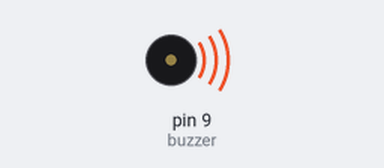
The sketch below on a simulated Arduino Uno, built with avr-gcc and run on an emulated ATmega328P. On the bench: buzzer (waves = sounding).

Above: at 0.5 s.
At 8.5 s:
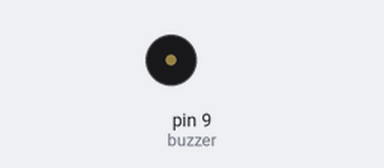
Timing chart, 0 to 13.0 s (numbered marks = the images above):
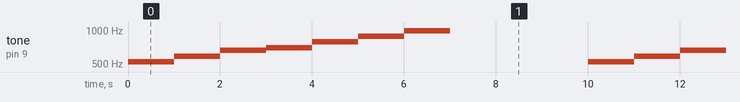

Measured:
- by itself, tone on pin 9 (buzzer): repeats every 10.0 s: 587 Hz 1.0 s, 659 Hz 1.0 s, 698 Hz 1.0 s, 784 Hz 1.0 s, 880 Hz 1.0 s, 988 Hz 1.0 s, silent 3.0 s, 523 Hz 1.0 s

The sketch:

buzz.ino
```cpp
#define Do  523
#define Re  587
#define Mi  659
#define Fa  698
#define So  784
#define La  880
#define Si  988
int melody[7] = {Do, Re, Mi, Fa, So, La, Si};
const int buzzer = 9;
void setup(){
  pinMode(buzzer, OUTPUT);
}
void loop() {
  for (int i = 0;i < 8; i++) {
    tone(buzzer, melody[i]);
    delay(1000);
  }
  noTone(buzzer);//不發出聲音
  delay(2000);
}
```
